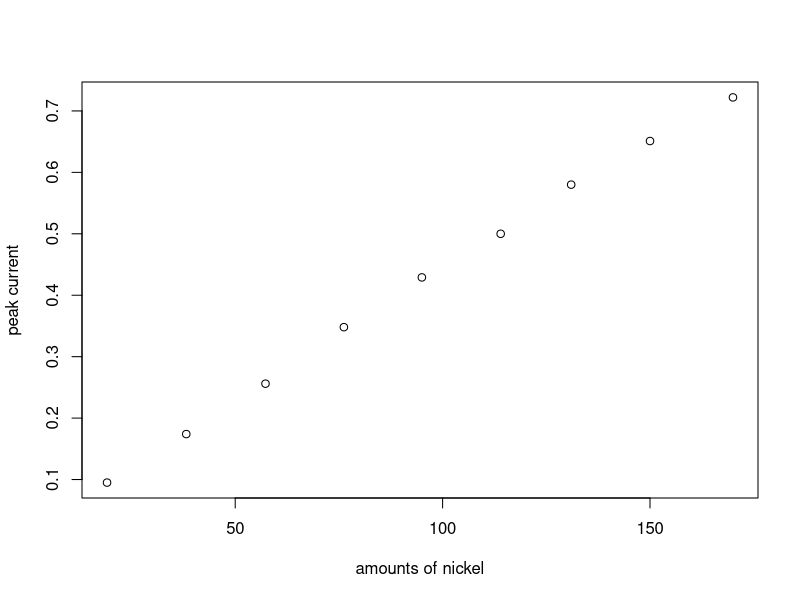

The R script that drew this image:
## ---- chunk 1
knitr::opts_chunk$set(echo = TRUE)
## ---- chunk 2
y = c(0.095,0.174,0.256,0.348,0.429,0.500,0.580,0.651,0.722)

x = c(19.1,38.2,57.3,76.2,95,114,131,150,170)

plot(x,y,ylab="peak current",xlab="amounts of nickel")
## ---- chunk 3
n = length(x)
Sxx = sum((x - mean(x))^2)
Sxy = sum((x - mean(x))*(y - mean(y)))
beta1hat = Sxy/Sxx
print(Sxx)
print(Sxy)
print(beta1hat)
## ---- chunk 4
SSE = sum((y - mean(y) - beta1hat *(x - mean(x)))^2)
SSE
Syy = sum((y - mean(y))^2)
SSE = Syy - Sxy^2/Sxx
SSE
sigma_hat = sqrt(SSE/(n - 2))
sigma_hat
## ---- chunk 5
T = (beta1hat - 0)/(sigma_hat/sqrt(Sxx))
T
## ---- chunk 6
2* pt(T,n-2,lower.tail = F)
## ---- chunk 7
model.lm = lm(y~x)
smry = summary(model.lm)
print(smry) 
## ---- chunk 8
SSE_check = sum((y - fitted(model.lm))^2) 
SSE
SSE_check
## ---- chunk 9
z = smry$coefficients
z
T = (z[2,1] - 0.004)/z[2,2]
T
2*pt(T, n-2, lower.tail = F)
## ---- chunk 10
summary(lm((y - 0.004*x ~ x)))
